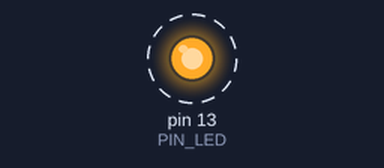
A sketch run on a simulated Arduino Uno, built with avr-gcc and run on an emulated ATmega328P. On the bench: output pins drawn as LEDs (lit = HIGH). Dashed ring = blinking. What the sketch prints to the serial monitor is not drawn.

Above: at 0.5 s.
Timing chart, 0 to 4.6 s (numbered marks = the images above):
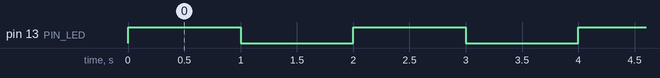

Measured:
- by itself, pin 13 (PIN_LED): alternates HIGH for 1.0 s and LOW for 1.0 s

The sketch:

04_example_3.ino
```cpp
#define PIN_LED 13

unsigned int count;
bool toggle;
void setup() {
  Serial.begin(115200);
  pinMode(PIN_LED, OUTPUT);
  while (!Serial) {
    ;
  }
  Serial.println("Hello World!");
  count = toggle = 0;
  digitalWrite(PIN_LED, toggle);
}

void loop() {
  Serial.println(++count);
  toggle = toggle_state(toggle);
  digitalWrite(PIN_LED, toggle);
  delay(1000);
}

bool toggle_state(bool toggle) { return !toggle; }
```

04_example_1.ino
```cpp
                                                                                                                                                                                                                       
```
